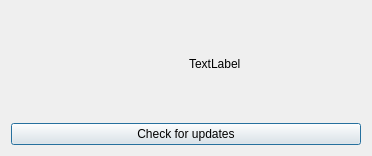
<?xml version="1.0" encoding="UTF-8"?>
<ui version="4.0">
 <class>Example</class>
 <widget class="QDialog" name="Example">
  <property name="geometry">
   <rect>
    <x>0</x>
    <y>0</y>
    <width>372</width>
    <height>156</height>
   </rect>
  </property>
  <property name="windowTitle">
   <string>QSimpleUpdater Example</string>
  </property>
  <layout class="QVBoxLayout" name="verticalLayout">
   <item>
    <layout class="QHBoxLayout" name="horizontalLayout">
     <item>
      <widget class="QLabel" name="versionLabel">
       <property name="text">
        <string/>
       </property>
       <property name="pixmap">
        <pixmap resource="../QSimpleUpdater/res/qsu_resources.qrc">:/icons/update.png</pixmap>
       </property>
      </widget>
     </item>
     <item>
      <widget class="QLabel" name="label">
       <property name="text">
        <string>TextLabel</string>
       </property>
      </widget>
     </item>
    </layout>
   </item>
   <item>
    <widget class="QPushButton" name="updatesButton">
     <property name="text">
      <string>Check for updates</string>
     </property>
    </widget>
   </item>
  </layout>
 </widget>
 <resources>
  <include location="../QSimpleUpdater/res/qsu_resources.qrc"/>
 </resources>
 <connections/>
</ui>
